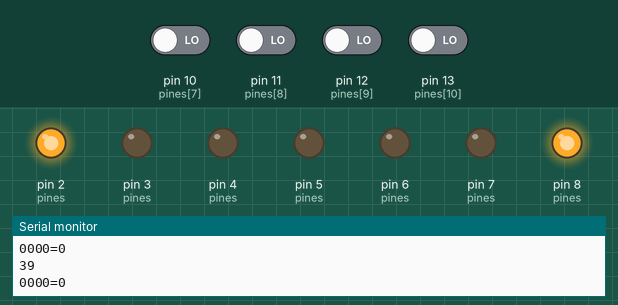
A sketch run on a simulated Arduino Uno, built with avr-gcc and run on an emulated ATmega328P. Parts: output pins drawn as LEDs (lit = HIGH), the last lines printed to the serial monitor. Inputs (shaded band) come from the test bench; at power-on: pin 10 (pines[7]), pin 11 (pines[8]), pin 12 (pines[9]), pin 13 (pines[10]) LOW. Random numbers use the default seed unless the sketch sets one.

Above: at 2.1 s.
2.2 s: pin 10 (pines[7]) driven HIGH
At 3.6 s:
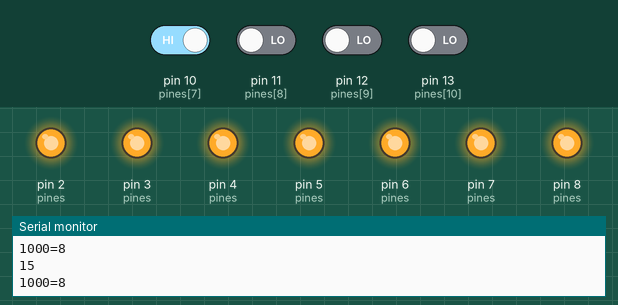
3.9 s: pin 11 (pines[8]) driven HIGH
At 4.6 s:
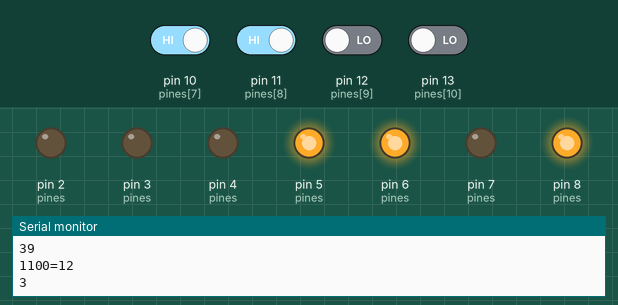
5.6 s: pin 12 (pines[9]) driven HIGH
At 6.5 s:
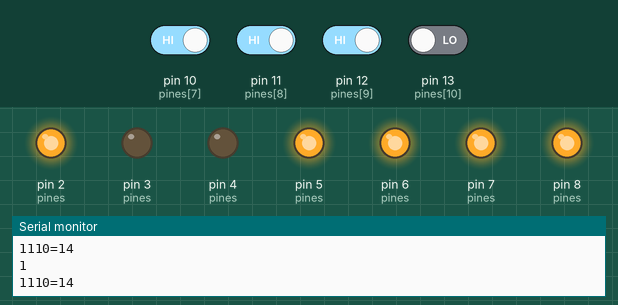
7.2 s: pin 13 (pines[10]) driven HIGH
At 8.5 s:
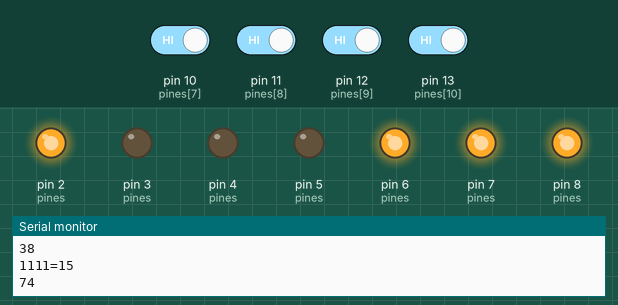
8.9 s: pin 10 (pines[7]) driven LOW
At 10.2 s:
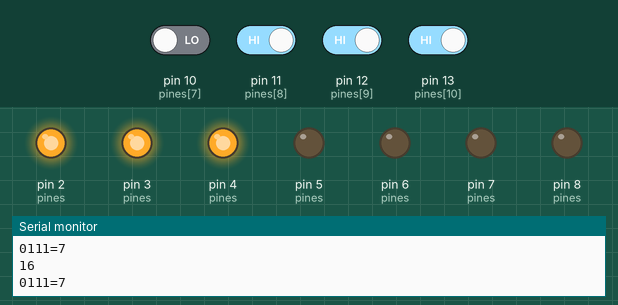
10.5 s: pin 11 (pines[8]) driven LOW
At 11.1 s:
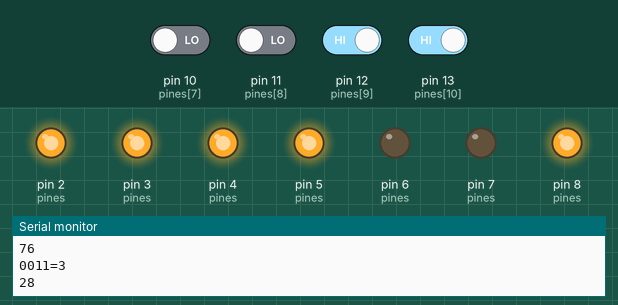
Timing chart, 0 to 13.2 s (numbered marks = the images above; inputs shaded):
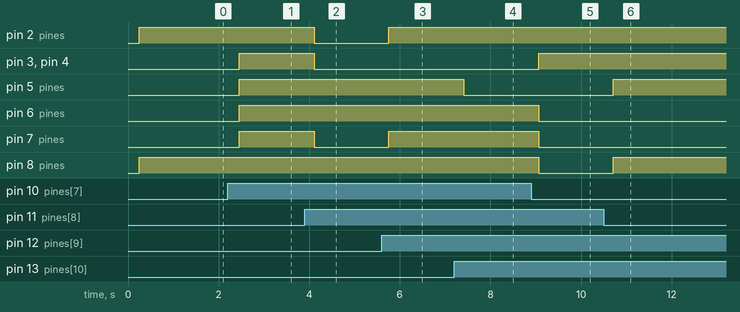

Measured:
- after the input at 2.2 s, pin 3 (pines), pin 4 (pines), pin 5 (pines), pin 6 (pines), pin 7 (pines): LOW → HIGH after 0.25 s
- after the input at 3.9 s, pin 2 (pines), pin 3 (pines), pin 4 (pines), pin 7 (pines): HIGH → LOW after 0.21 s
- after the input at 5.6 s, pin 2 (pines), pin 7 (pines): LOW → HIGH after 0.16 s
- after the input at 7.2 s, pin 5 (pines): HIGH → LOW after 0.21 s
- after the input at 8.9 s, pin 3 (pines), pin 4 (pines): LOW → HIGH after 0.16 s; pin 6 (pines), pin 7 (pines), pin 8 (pines): HIGH → LOW after 0.16 s
- after the input at 10.5 s, pin 5 (pines), pin 8 (pines): LOW → HIGH after 0.21 s

The sketch:

codigo_-_TP_N_7_Vectores_Display_7_segmentos.ino
```cpp
#define a 2
#define b 3
#define c 4
#define d 5
#define e 6
#define f 7
#define g 8


int pines[]={a,b,c,d,e,f,g, 10, 11, 12, 13};
int senal[]={1,1,1,1,1,1,1,  0,  0,  0,  0};

int binario[4];
int peso[]={8, 4, 2, 1};

/////////////////////(a,b,c,d,e,f,g)
int numeroUNO[]		={0,1,1,0,0,0,0};
int numeroDOS[]		={1,1,0,1,1,0,1};
int numeroTRES[]	={1,1,1,1,0,0,1};
int numeroCUATRO[]	={0,1,1,0,0,1,1};
int numeroCINCO[]	={1,0,1,1,0,1,1};
int numeroSEIS[]	={1,0,1,1,1,1,1};
int numeroSIETE[]	={1,1,1,0,0,0,0};
int numeroOCHO[]	={1,1,1,1,1,1,1};
int numeroNUEVE[]	={1,1,1,1,0,1,1};
int numeroA[]		={1,1,1,0,1,1,1};
int numeroB[]		={0,0,1,1,1,1,1};
int numeroC[]		={0,0,0,1,1,0,1};
int numeroD[]		={0,1,1,1,1,0,1};
int numeroE[]		={1,0,0,1,1,1,1};
int numeroF[]		={1,0,0,0,1,1,1};

int* numeros[]= {0, numeroUNO, numeroDOS, numeroTRES, numeroCUATRO, numeroCINCO, numeroSEIS,  numeroSIETE, numeroOCHO, numeroNUEVE, numeroA,numeroB,numeroC,numeroD,numeroE,numeroF};

void setup()
{

  Serial.begin(9600);
  randomSeed( analogRead(A0) );


  //16 8 4 2 1 <=peso
  // 1 0 1 0 1 <=bin

  //(sizeof(senal)/sizeof(int))
  //for(int i< (sizeof(pines)/sizeof(int)) ) sirve para cuando no sabes la cantidad

  for(int i=0 ; i<(sizeof(pines)/sizeof(int)) ; i++)
  {
    pinMode(pines[i] , senal[i] );
  }

  // messi++ == messi=messi+1, messi--
  for(int saf=0 ; saf<(sizeof(pines)/sizeof(int)) ; saf++)
  {
    //Serial.println( pines[saf] );


  }

}

void loop()
{
  int aleatorio=random(0,101);
  Serial.println(aleatorio);
  delay(250);

  binario[0]=digitalRead(10);
  binario[1]=digitalRead(11);
  binario[2]=digitalRead(12);
  binario[3]=digitalRead(13);

  Serial.print(binario[0] );
  Serial.print(binario[1] );
  Serial.print(binario[2] );
  Serial.print(binario[3] );

  int dec=0;

  for(int i=0 ; i<4 ; i++)
  {
    dec = dec + peso[i]*binario[i];
  }
  //int dec = (8*binario[0])+
  			//(4*binario[1])+
  			//(2*binario[2])+
  			//(1*binario[3]);
  Serial.print("=");
  Serial.println(dec);


   for(int mussolini=0 ; mussolini<3 ; mussolini++)
   {
     for (int videla=0 ; videla<7 ; videla++)
     {
       digitalWrite(pines[videla], numeros[dec][videla]);
     }
     delay(100);
   }
}


 
```
